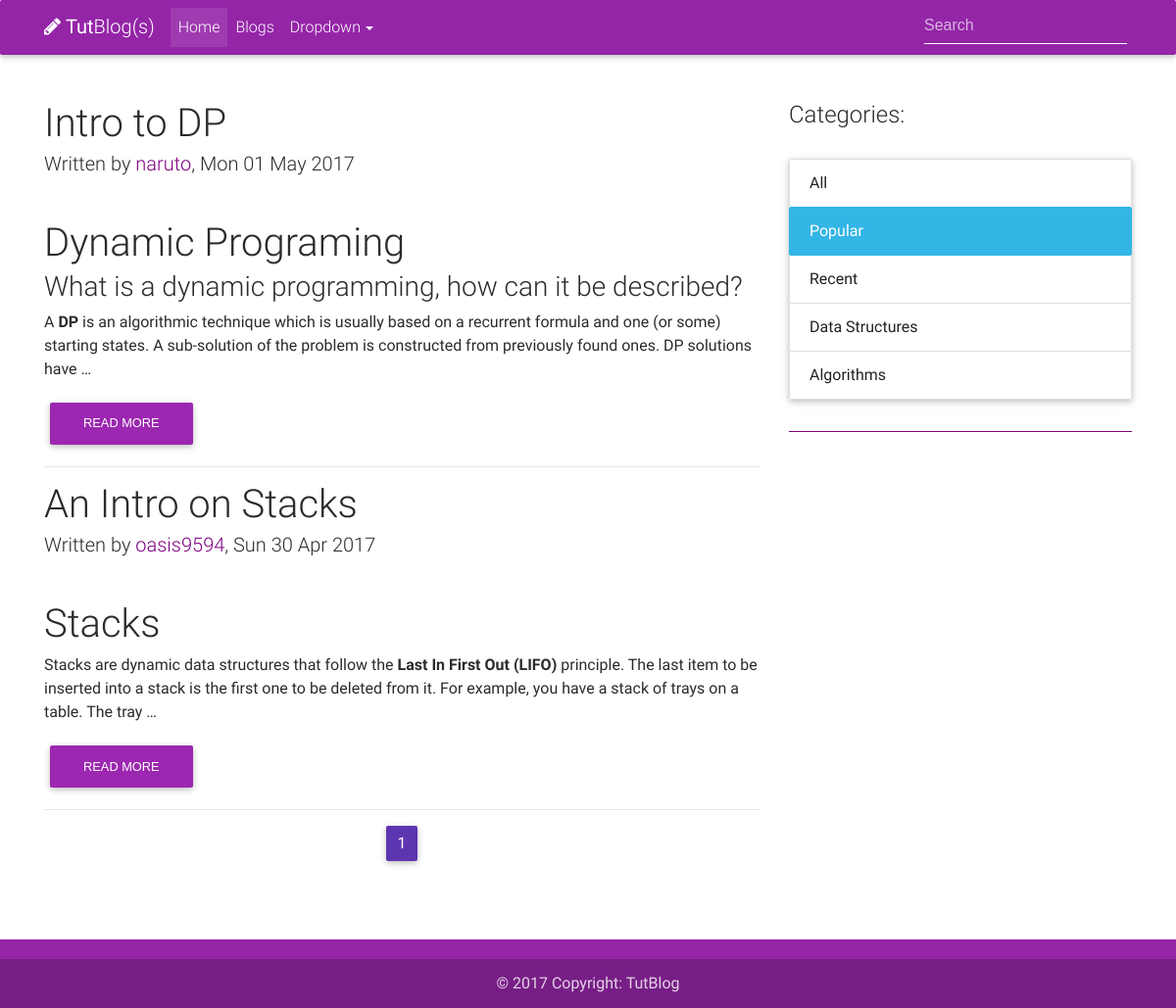
Before: /blogs/popular/ with the older database file.
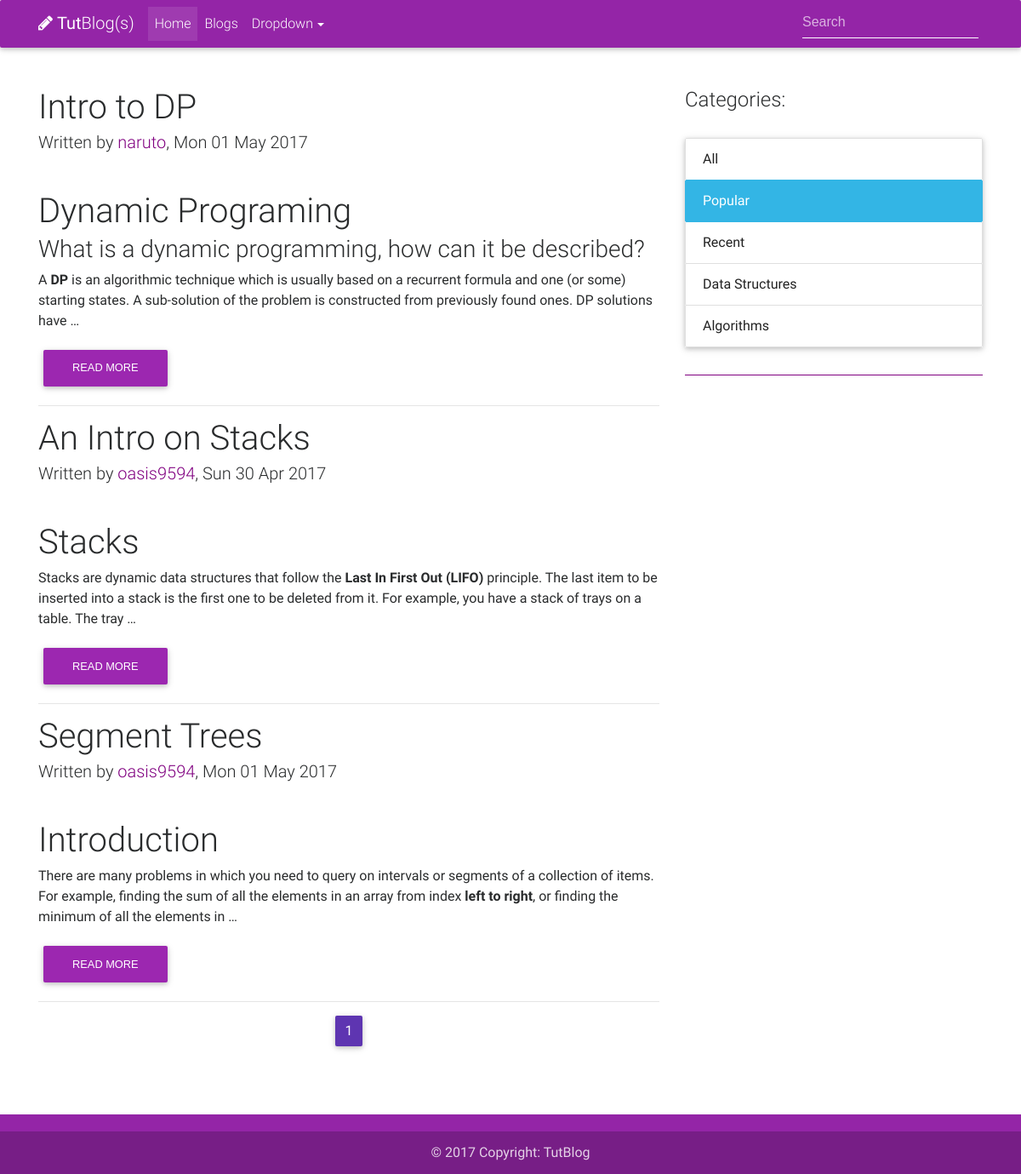
After: the same page with the newer database file.
### Blogs/models.py (models this page shows, shortened)
class Blog(models.Model):
	title = models.CharField(max_length=100, unique=True)
	slug = models.SlugField(max_length=100, unique=True)
	body = models.TextField()
	isTut = models.BooleanField(default=False)
	created = models.DateTimeField(db_index=True, auto_now_add=True)
	category = models.ManyToManyField(Category)
	updated = models.DateTimeField(db_index=True, auto_now=True)
	author = models.ForeignKey(User, on_delete=models.CASCADE)
	tags = models.ManyToManyField(Tags, blank = True)
	upvotes = models.ManyToManyField(User, related_name='blog_upvotes', blank=True)
	downvotes = models.ManyToManyField(User, related_name='blog_downvotes', blank=True)
	total_votes = models.IntegerField(default = 0)

### Blogs/views.py (the view)
def popular(request):
	blog_list = Blog.objects.filter(isTut=False).order_by('-total_votes')
	page = request.GET.get('page', 1)
	x=2
	paginator = Paginator(blog_list, 3)
	try:
		blogs = paginator.page(page)
	except PageNotAnInteger:
		blogs = paginator.page(1)
	except EmptyPage:
		blogs = paginator.page(paginator.num_pages)
	return render(request, "blog_list.html", { 'blogs': blogs , 'x':x})

### Templates/blog_list.html (shortened to what the changed rows need)
<!DOCTYPE html>
{% load static %}
<html lang="en">
<head>
    <link rel="stylesheet" href="https://maxcdn.bootstrapcdn.com/font-awesome/4.6.0/css/font-awesome.min.css">
    <link href="{% static 'css/bootstrap.min.css' %}" rel="stylesheet">
    <link href="{% static 'css/mdb.min.css' %}" rel="stylesheet">
    <link href="{% static 'css/style.css' %}" rel="stylesheet">
    <link href="{% static 'css/blog_list.css' %}" rel="stylesheet">
</head>
<body>
    <main>
        <div class="container">
            <div class="row">
                <div class="col-lg-8">
                    {% for blog in blogs %}
                    <div class="post-wrapper">
                        <h1 class="h1-responsive">{{ blog.title }}</h1>
                        <h5>Written by <a href="{% url 'userprofile' blog.author.username %}" style="color: purple;">{{ blog.author }}</a>, {{ blog.updated|date:"D d M Y" }}</h5>
                        <br>
                        <p> {{ blog.body|safe|truncatewords:"45"|linebreaks }}</p>
                        <form action="{% url 'blog_detail' blog.id %}"><button class="btn purple">Read more</button></form>
                    </div>
                    <hr/>
                    {% endfor %}
                    <nav>
                        <ul class="pagination flex-center pg-purple">
                            {% for i in blogs.paginator.page_range %}
                                {% if blogs.number == i %}
                                    <li class="page-item active"><span class="page-link">{{ i }}<span class="sr-only">(current)</span></span></li>
                                {% else %}
                                    <li class="page-item"><a class="page-link" href="?page={{ i }}">{{ i }}</a></li>
                                {% endif %}
                            {% endfor %}
                        </ul>
                    </nav>
                </div>
            </div>
        </div>
    </main>
</body>
</html>

Changed rows visible on the page:
added Blog: title "Segment Trees", author "oasis9594", updated "Mon 01 May 2017", body "Introduction There are many problems in which you need to query on intervals or segments of a collection of items. For example, finding the sum of all the elements in an array from index left to right , or finding the minimum of all the elements in …"
